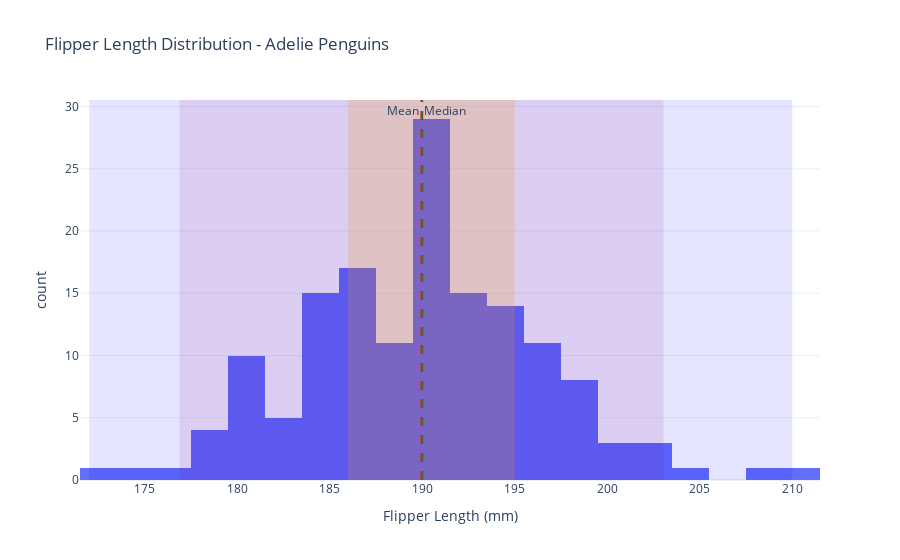

The code cell stored with this chart in its notebook:
### Code cell
import pandas as pd
import plotly.express as px

# Load the dataset and filter for Adelie species
penguins = pd.read_csv("https://raw.githubusercontent.com/mwaskom/seaborn-data/master/penguins.csv")
adelie_penguins = penguins[penguins['species'] == 'Adelie'].dropna(subset=['flipper_length_mm'])

# Compute statistics
mean_flipper = adelie_penguins['flipper_length_mm'].mean()
median_flipper = adelie_penguins['flipper_length_mm'].median()
min_flipper = adelie_penguins['flipper_length_mm'].min()
max_flipper = adelie_penguins['flipper_length_mm'].max()
std_flipper = adelie_penguins['flipper_length_mm'].std()
q1_flipper = adelie_penguins['flipper_length_mm'].quantile(0.25)
q3_flipper = adelie_penguins['flipper_length_mm'].quantile(0.75)
mean_minus_2std = mean_flipper - 2 * std_flipper
mean_plus_2std = mean_flipper + 2 * std_flipper

# Create histogram
fig = px.histogram(
    adelie_penguins,
    x='flipper_length_mm',
    nbins=30,
    title='Flipper Length Distribution - Adelie Penguins',
    labels={'flipper_length_mm': 'Flipper Length (mm)'},
    template='plotly_white'
)

# Add statistical markers
# Mean
fig.add_vline(
    x=mean_flipper,
    line_dash='dash',
    line_color='red',
    annotation_text='Mean',
    annotation_position='top left'
)
# Median
fig.add_vline(
    x=median_flipper,
    line_dash='dash',
    line_color='green',
    annotation_text='Median',
    annotation_position='top right'
)
# Range
fig.add_vrect(
    x0=min_flipper,
    x1=max_flipper,
    fillcolor='blue',
    opacity=0.1,
    line_width=0
)
# Interquartile Range
fig.add_vrect(
    x0=q1_flipper,
    x1=q3_flipper,
    fillcolor='orange',
    opacity=0.2,
    line_width=0
)
# Mean ± 2 Standard Deviations
fig.add_vrect(
    x0=mean_minus_2std,
    x1=mean_plus_2std,
    fillcolor='purple',
    opacity=0.1,
    line_width=0
)

# Show the plot
fig.show()

### Figure 1 — Plotly figure (JSON) as saved in the notebook; plotly's stock layout.template omitted (floating-point values rounded to 4 significant figures; data arrays with more than 128 entries replaced by an {"elided": "..."} marker saying what was removed)
{"data": [{"alignmentgroup": "True", "bingroup": "x", "hovertemplate": "Flipper Length (mm)=%{x}<br>count=%{y}<extra></extra>", "legendgroup": "", "marker": {"color": "#636efa", "pattern": {"shape": ""}}, "name": "", "nbinsx": 30, "offsetgroup": "", "orientation": "v", "showlegend": false, "type": "histogram", "x": {"elided": "151 int values"}, "xaxis": "x", "yaxis": "y"}], "layout": {"annotations": [{"showarrow": false, "text": "Mean", "x": 190.0, "xanchor": "right", "xref": "x", "y": 1, "yanchor": "top", "yref": "y domain"}, {"showarrow": false, "text": "Median", "x": 190, "xanchor": "left", "xref": "x", "y": 1, "yanchor": "top", "yref": "y domain"}], "barmode": "relative", "legend": {"tracegroupgap": 0}, "shapes": [{"line": {"color": "red", "dash": "dash"}, "type": "line", "x0": 190.0, "x1": 190.0, "xref": "x", "y0": 0, "y1": 1, "yref": "y domain"}, {"line": {"color": "green", "dash": "dash"}, "type": "line", "x0": 190, "x1": 190, "xref": "x", "y0": 0, "y1": 1, "yref": "y domain"}, {"fillcolor": "blue", "line": {"width": 0}, "opacity": 0.1, "type": "rect", "x0": 172, "x1": 210, "xref": "x", "y0": 0, "y1": 1, "yref": "y domain"}, {"fillcolor": "orange", "line": {"width": 0}, "opacity": 0.2, "type": "rect", "x0": 186, "x1": 195, "xref": "x", "y0": 0, "y1": 1, "yref": "y domain"}, {"fillcolor": "purple", "line": {"width": 0}, "opacity": 0.1, "type": "rect", "x0": 176.9, "x1": 203.0, "xref": "x", "y0": 0, "y1": 1, "yref": "y domain"}], "title": {"text": "Flipper Length Distribution - Adelie Penguins"}, "xaxis": {"anchor": "y", "domain": [0, 1], "title": {"text": "Flipper Length (mm)"}}, "yaxis": {"anchor": "x", "domain": [0, 1], "title": {"text": "count"}}}}
